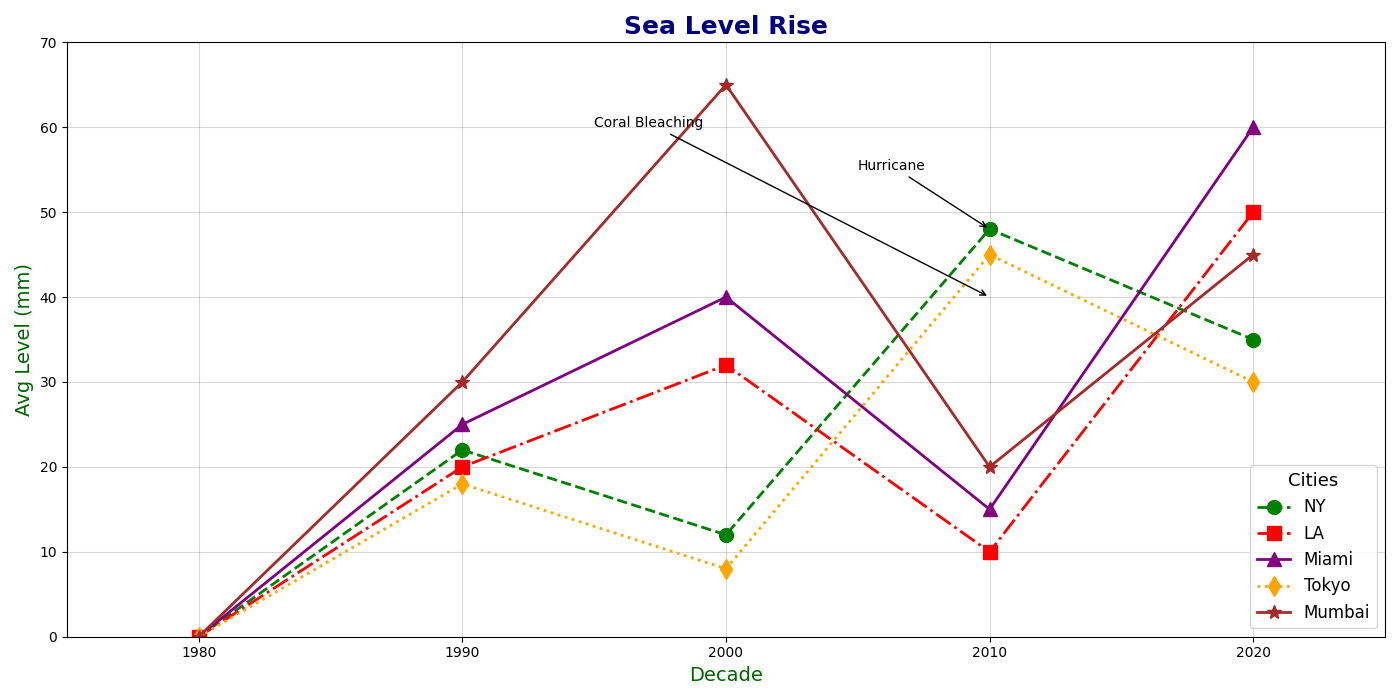

Write the Python code that produced this figure.
import matplotlib.pyplot as plt
import numpy as np

decades = [1980, 1990, 2000, 2010, 2020]
sea_levels_ny = [0, 22, 12, 48, 35]
sea_levels_la = [0, 20, 32, 10, 50]
sea_levels_miami = [0, 25, 40, 15, 60]
sea_levels_tokyo = [0, 18, 8, 45, 30]
sea_levels_mumbai = [0, 30, 65, 20, 45]

fig, ax = plt.subplots(figsize=(14, 7))

ax.plot(decades, sea_levels_ny, 'o--', label='NY', linewidth=2, markersize=10, color='green')
ax.plot(decades, sea_levels_la, 's-.', label='LA', linewidth=2, markersize=10, color='red')
ax.plot(decades, sea_levels_miami, '^-', label='Miami', linewidth=2, markersize=10, color='purple')
ax.plot(decades, sea_levels_tokyo, 'd:', label='Tokyo', linewidth=2, markersize=10, color='orange')
ax.plot(decades, sea_levels_mumbai, '*-', label='Mumbai', linewidth=2, markersize=10, color='brown')

ax.annotate('Hurricane', xy=(2010, 48), xytext=(2005, 55),
            arrowprops=dict(facecolor='darkred', arrowstyle='->'))
ax.annotate('Coral Bleaching', xy=(2010, 40), xytext=(1995, 60),
            arrowprops=dict(facecolor='cyan', arrowstyle='->'))

ax.set_title("Sea Level Rise", fontsize=18, fontweight='bold', color='navy')
ax.set_xlabel('Decade', fontsize=14, color='darkgreen')
ax.set_ylabel('Avg Level (mm)', fontsize=14, color='darkgreen')

ax.grid(True, linestyle='-', alpha=0.3, color='gray')

plt.xticks(decades)
plt.yticks(np.arange(0, 71, 10))

ax.set_xlim(1975, 2025)
ax.set_ylim(0, 70)

ax.legend(title='Cities', loc='lower right', fontsize=12, title_fontsize='13')

plt.tight_layout()
plt.show()
